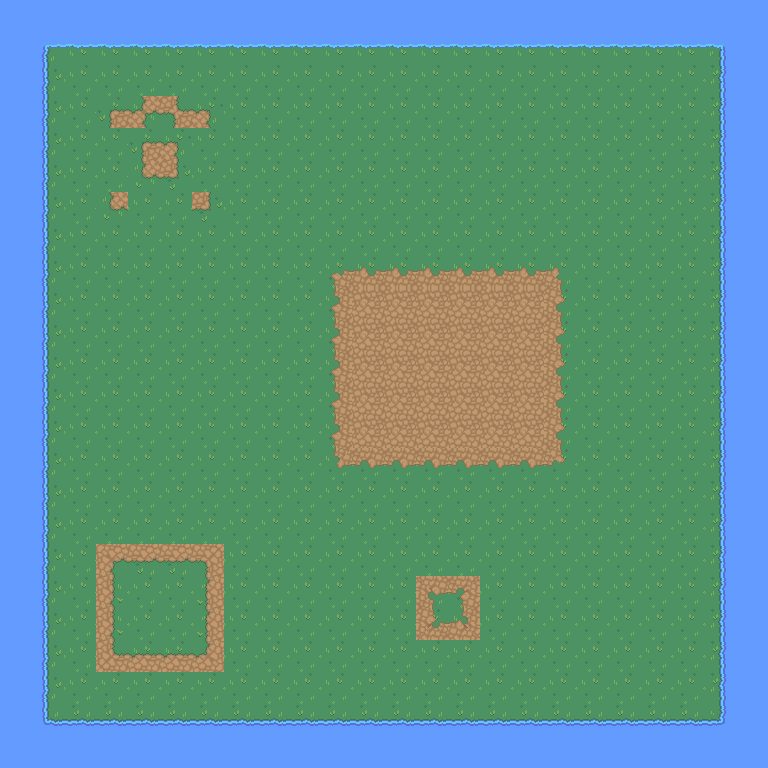

This is a level from a 2D game, rendered from its Tiled map with the project's own tilesets. A one-line summary and the complete map file follow:
An orthogonal 24x24 tile map with 32x32 px tiles, 2 tile layers (Desen Katmanı 1, Desen Katmanı 2).

<map version="1.9" tiledversion="1.9.2" orientation="orthogonal" renderorder="right-down" width="24" height="24" tilewidth="32" tileheight="32" infinite="0" nextlayerid="3" nextobjectid="1">
 <tileset firstgid="1" source="Nature RPG Tileset.tsx" />
 <layer id="1" name="Desen Katmanı 1" width="24" height="24">
  <data encoding="csv">
41,41,41,41,41,41,41,41,41,41,41,41,41,41,41,41,41,41,41,41,41,41,41,41,
41,41,41,41,41,41,41,41,41,41,41,41,41,41,41,41,41,41,41,41,41,41,41,41,
41,41,41,41,41,41,41,41,41,41,41,41,41,41,41,41,41,41,41,41,41,41,41,41,
41,41,41,41,41,41,41,41,41,41,41,41,41,41,41,41,41,41,41,41,41,41,41,41,
41,41,41,41,41,41,41,41,41,41,41,41,41,41,41,41,41,41,41,41,41,41,41,41,
41,41,41,41,41,41,41,41,41,41,41,41,41,41,41,41,41,41,41,41,41,41,41,41,
41,41,41,41,41,41,41,41,41,41,41,41,41,41,41,41,41,41,41,41,41,41,41,41,
41,41,41,41,41,41,41,41,41,41,41,41,41,41,41,41,41,41,41,41,41,41,41,41,
41,41,41,41,41,41,41,41,41,41,41,41,41,41,41,41,41,41,41,41,41,41,41,41,
41,41,41,41,41,41,41,41,41,41,41,41,41,41,41,41,41,41,41,41,41,41,41,41,
41,41,41,41,41,41,41,41,41,41,41,41,41,41,41,41,41,41,41,41,41,41,41,41,
41,41,41,41,41,41,41,41,41,41,41,41,41,41,41,41,41,41,41,41,41,41,41,41,
41,41,41,41,41,41,41,41,41,41,41,41,41,41,41,41,41,41,41,41,41,41,41,41,
41,41,41,41,41,41,41,41,41,41,41,41,41,41,41,41,41,41,41,41,41,41,41,41,
41,41,41,41,41,41,41,41,41,41,41,41,41,41,41,41,41,41,41,41,41,41,41,41,
41,41,41,41,41,41,41,41,41,41,41,41,41,41,41,41,41,41,41,41,41,41,41,41,
41,41,41,41,41,41,41,41,41,41,41,41,41,41,41,41,41,41,41,41,41,41,41,41,
41,41,41,41,41,41,41,41,41,41,41,41,41,41,41,41,41,41,41,41,41,41,41,41,
41,41,41,41,41,41,41,41,41,41,41,41,41,41,41,41,41,41,41,41,41,41,41,41,
41,41,41,41,41,41,41,41,41,41,41,41,41,41,41,41,41,41,41,41,41,41,41,41,
41,41,41,41,41,41,41,41,41,41,41,41,41,41,41,41,41,41,41,41,41,41,41,41,
41,41,41,41,41,41,41,41,41,41,41,41,41,41,41,41,41,41,41,41,41,41,41,41,
41,41,41,41,41,41,41,41,41,41,41,41,41,41,41,41,41,41,41,41,41,41,41,41,
41,41,41,41,41,41,41,41,41,41,41,41,41,41,41,41,41,41,41,41,41,41,41,41
</data>
 </layer>
 <layer id="2" name="Desen Katmanı 2" width="24" height="24">
  <data encoding="csv">
152,152,152,152,152,152,152,152,152,152,152,152,152,152,152,152,152,152,152,152,152,152,152,152,
152,66,67,67,67,67,67,67,67,67,67,67,67,67,67,67,67,67,67,67,67,67,68,152,
152,86,0,0,0,0,0,0,0,0,0,0,0,0,0,0,0,0,0,0,0,0,88,152,
152,86,0,64,104,105,65,0,0,0,0,0,0,0,0,0,0,0,0,0,0,0,88,152,
152,86,0,0,64,65,0,0,0,0,0,0,0,0,0,0,0,0,0,0,0,0,88,152,
152,86,0,0,84,85,0,0,0,0,0,0,0,0,0,0,0,0,0,0,0,0,88,152,
152,86,0,84,82,82,85,0,0,0,0,0,0,0,0,0,0,0,0,0,0,0,88,152,
152,86,0,0,0,0,0,0,0,0,0,0,0,0,0,0,0,0,0,0,0,0,88,152,
152,86,0,0,0,0,0,0,0,0,126,127,127,127,127,127,127,128,0,0,0,0,88,152,
152,86,0,0,0,0,0,0,0,0,146,147,147,147,147,147,147,148,0,0,0,0,88,152,
152,86,0,0,0,0,0,0,0,0,146,147,92,92,92,92,147,148,0,0,0,0,88,152,
152,86,0,0,0,0,0,0,0,0,146,147,92,92,92,92,147,148,0,0,0,0,88,152,
152,86,0,0,0,0,0,0,0,0,146,147,92,92,92,92,147,148,0,0,0,0,88,152,
152,86,0,0,0,0,0,0,0,0,146,147,147,147,147,147,147,148,0,0,0,0,88,152,
152,86,0,0,0,0,0,0,0,0,166,167,167,167,167,167,167,168,0,0,0,0,88,152,
152,86,0,0,0,0,0,0,0,0,0,0,0,0,0,0,0,0,0,0,0,0,88,152,
152,86,0,0,0,0,0,0,0,0,0,0,0,0,0,0,0,0,0,0,0,0,88,152,
152,86,0,61,62,62,63,0,0,0,0,0,0,0,0,0,0,0,0,0,0,0,88,152,
152,86,0,81,0,0,83,0,0,0,0,0,0,129,130,0,0,0,0,0,0,0,88,152,
152,86,0,81,82,82,83,0,0,0,0,0,0,149,150,0,0,0,0,0,0,0,88,152,
152,86,0,101,102,102,103,0,0,0,0,0,0,0,0,0,0,0,0,0,0,0,88,152,
152,86,0,0,0,0,0,0,0,0,0,0,0,0,0,0,0,0,0,0,0,0,88,152,
152,106,107,107,107,107,107,107,107,107,107,107,107,107,107,107,107,107,107,107,107,107,108,152,
152,152,152,152,152,152,152,152,152,152,152,152,152,152,152,152,152,152,152,152,152,152,152,152
</data>
 </layer>
</map>
